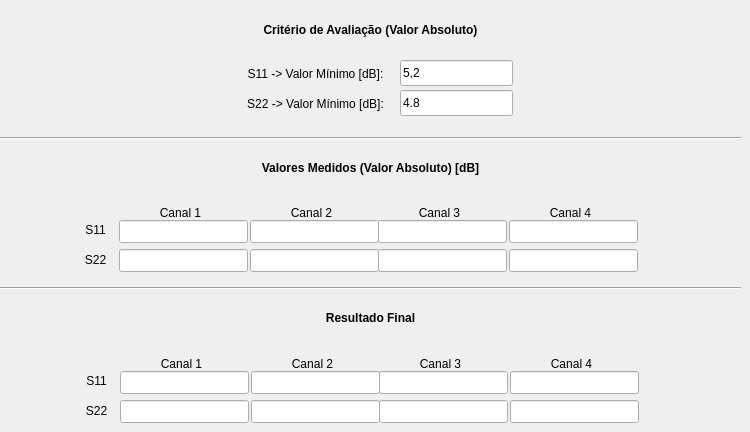
   <widget class="QWidget" name="Tab_Return_Loss">
    <attribute name="title">
     <string>Return Loss</string>
    </attribute>
    <widget class="QLineEdit" name="ret_loss_s22_crit">
     <property name="geometry">
      <rect>
       <x>400</x>
       <y>90</y>
       <width>113</width>
       <height>26</height>
      </rect>
     </property>
     <property name="text">
      <string>4.8</string>
     </property>
    </widget>
    <widget class="QLabel" name="label_95">
     <property name="geometry">
      <rect>
       <x>230</x>
       <y>59</y>
       <width>171</width>
       <height>31</height>
      </rect>
     </property>
     <property name="text">
      <string>&lt;html&gt;&lt;head/&gt;&lt;body&gt;&lt;p align=&quot;center&quot;&gt;S11 -&amp;gt; Valor Mínimo [dB]:&lt;/p&gt;&lt;/body&gt;&lt;/html&gt;</string>
     </property>
    </widget>
    <widget class="QLabel" name="label_96">
     <property name="geometry">
      <rect>
       <x>230</x>
       <y>89</y>
       <width>171</width>
       <height>31</height>
      </rect>
     </property>
     <property name="text">
      <string>&lt;html&gt;&lt;head/&gt;&lt;body&gt;&lt;p align=&quot;center&quot;&gt;S22 -&amp;gt; Valor Mínimo [dB]:&lt;/p&gt;&lt;/body&gt;&lt;/html&gt;</string>
     </property>
    </widget>
    <widget class="QLabel" name="label_97">
     <property name="geometry">
      <rect>
       <x>0</x>
       <y>20</y>
       <width>741</width>
       <height>20</height>
      </rect>
     </property>
     <property name="text">
      <string>&lt;html&gt;&lt;head/&gt;&lt;body&gt;&lt;p align=&quot;center&quot;&gt;&lt;span style=&quot; font-weight:600;&quot;&gt;Critério de Avaliação (Valor Absoluto)&lt;/span&gt;&lt;/p&gt;&lt;/body&gt;&lt;/html&gt;</string>
     </property>
    </widget>
    <widget class="QLineEdit" name="ret_loss_s11_crit">
     <property name="geometry">
      <rect>
       <x>400</x>
       <y>60</y>
       <width>113</width>
       <height>26</height>
      </rect>
     </property>
     <property name="text">
      <string>5,2</string>
     </property>
    </widget>
    <widget class="Line" name="line_15">
     <property name="geometry">
      <rect>
       <x>0</x>
       <y>130</y>
       <width>741</width>
       <height>16</height>
      </rect>
     </property>
     <property name="orientation">
      <enum>Qt::Horizontal</enum>
     </property>
    </widget>
    <widget class="QLabel" name="label_98">
     <property name="geometry">
      <rect>
       <x>120</x>
       <y>200</y>
       <width>121</width>
       <height>26</height>
      </rect>
     </property>
     <property name="text">
      <string>&lt;html&gt;&lt;head/&gt;&lt;body&gt;&lt;p align=&quot;center&quot;&gt;Canal 1&lt;/p&gt;&lt;/body&gt;&lt;/html&gt;</string>
     </property>
    </widget>
    <widget class="QLineEdit" name="ret_loss_s11_ch3_medicao">
     <property name="geometry">
      <rect>
       <x>378</x>
       <y>220</y>
       <width>129</width>
       <height>23</height>
      </rect>
     </property>
    </widget>
    <widget class="QLineEdit" name="ret_loss_s11_ch4_medicao">
     <property name="geometry">
      <rect>
       <x>509</x>
       <y>220</y>
       <width>129</width>
       <height>23</height>
      </rect>
     </property>
    </widget>
    <widget class="QLineEdit" name="ret_loss_s11_ch1_medicao">
     <property name="geometry">
      <rect>
       <x>119</x>
       <y>220</y>
       <width>129</width>
       <height>23</height>
      </rect>
     </property>
    </widget>
    <widget class="QLineEdit" name="ret_loss_s11_ch2_medicao">
     <property name="geometry">
      <rect>
       <x>250</x>
       <y>220</y>
       <width>129</width>
       <height>23</height>
      </rect>
     </property>
    </widget>
    <widget class="QLabel" name="label_99">
     <property name="geometry">
      <rect>
       <x>379</x>
       <y>200</y>
       <width>121</width>
       <height>26</height>
      </rect>
     </property>
     <property name="text">
      <string>&lt;html&gt;&lt;head/&gt;&lt;body&gt;&lt;p align=&quot;center&quot;&gt;Canal 3&lt;/p&gt;&lt;/body&gt;&lt;/html&gt;</string>
     </property>
    </widget>
    <widget class="QLabel" name="label_100">
     <property name="geometry">
      <rect>
       <x>0</x>
       <y>160</y>
       <width>741</width>
       <height>16</height>
      </rect>
     </property>
     <property name="text">
      <string>&lt;html&gt;&lt;head/&gt;&lt;body&gt;&lt;p align=&quot;center&quot;&gt;&lt;span style=&quot; font-weight:600;&quot;&gt;Valores Medidos (Valor Absoluto) [dB]&lt;/span&gt;&lt;/p&gt;&lt;/body&gt;&lt;/html&gt;</string>
     </property>
    </widget>
    <widget class="QLabel" name="label_101">
     <property name="geometry">
      <rect>
       <x>251</x>
       <y>200</y>
       <width>121</width>
       <height>26</height>
      </rect>
     </property>
     <property name="text">
      <string>&lt;html&gt;&lt;head/&gt;&lt;body&gt;&lt;p align=&quot;center&quot;&gt;Canal 2&lt;/p&gt;&lt;/body&gt;&lt;/html&gt;</string>
     </property>
    </widget>
    <widget class="QLabel" name="label_102">
     <property name="geometry">
      <rect>
       <x>510</x>
       <y>200</y>
       <width>121</width>
       <height>26</height>
      </rect>
     </property>
     <property name="text">
      <string>&lt;html&gt;&lt;head/&gt;&lt;body&gt;&lt;p align=&quot;center&quot;&gt;Canal 4&lt;/p&gt;&lt;/body&gt;&lt;/html&gt;</string>
     </property>
    </widget>
    <widget class="QLineEdit" name="ret_loss_s22_ch3_medicao">
     <property name="geometry">
      <rect>
       <x>378</x>
       <y>249</y>
       <width>129</width>
       <height>23</height>
      </rect>
     </property>
    </widget>
    <widget class="QLineEdit" name="ret_loss_s22_ch4_medicao">
     <property name="geometry">
      <rect>
       <x>509</x>
       <y>249</y>
       <width>129</width>
       <height>23</height>
      </rect>
     </property>
    </widget>
    <widget class="QLineEdit" name="ret_loss_s22_ch1_medicao">
     <property name="geometry">
      <rect>
       <x>119</x>
       <y>249</y>
       <width>129</width>
       <height>23</height>
      </rect>
     </property>
    </widget>
    <widget class="QLineEdit" name="ret_loss_s22_ch2_medicao">
     <property name="geometry">
      <rect>
       <x>250</x>
       <y>249</y>
       <width>129</width>
       <height>23</height>
      </rect>
     </property>
    </widget>
    <widget class="QLabel" name="label_103">
     <property name="geometry">
      <rect>
       <x>70</x>
       <y>220</y>
       <width>51</width>
       <height>21</height>
      </rect>
     </property>
     <property name="text">
      <string>&lt;html&gt;&lt;head/&gt;&lt;body&gt;&lt;p align=&quot;center&quot;&gt;S11&lt;/p&gt;&lt;/body&gt;&lt;/html&gt;</string>
     </property>
    </widget>
    <widget class="QLabel" name="label_104">
     <property name="geometry">
      <rect>
       <x>70</x>
       <y>250</y>
       <width>51</width>
       <height>21</height>
      </rect>
     </property>
     <property name="text">
      <string>&lt;html&gt;&lt;head/&gt;&lt;body&gt;&lt;p align=&quot;center&quot;&gt;S22&lt;/p&gt;&lt;/body&gt;&lt;/html&gt;</string>
     </property>
    </widget>
    <widget class="Line" name="line_16">
     <property name="geometry">
      <rect>
       <x>0</x>
       <y>280</y>
       <width>741</width>
       <height>16</height>
      </rect>
     </property>
     <property name="orientation">
      <enum>Qt::Horizontal</enum>
     </property>
    </widget>
    <widget class="QLabel" name="label_105">
     <property name="geometry">
      <rect>
       <x>0</x>
       <y>310</y>
       <width>741</width>
       <height>16</height>
      </rect>
     </property>
     <property name="text">
      <string>&lt;html&gt;&lt;head/&gt;&lt;body&gt;&lt;p align=&quot;center&quot;&gt;&lt;span style=&quot; font-weight:600;&quot;&gt;Resultado Final&lt;/span&gt;&lt;/p&gt;&lt;/body&gt;&lt;/html&gt;</string>
     </property>
    </widget>
    <widget class="QLineEdit" name="ret_loss_s22_ch2_resultado">
     <property name="geometry">
      <rect>
       <x>251</x>
       <y>400</y>
       <width>129</width>
       <height>23</height>
      </rect>
     </property>
    </widget>
    <widget class="QLineEdit" name="ret_loss_s11_ch3_resultado">
     <property name="geometry">
      <rect>
       <x>379</x>
       <y>371</y>
       <width>129</width>
       <height>23</height>
      </rect>
     </property>
    </widget>
    <widget class="QLabel" name="label_106">
     <property name="geometry">
      <rect>
       <x>511</x>
       <y>351</y>
       <width>121</width>
       <height>26</height>
      </rect>
     </property>
     <property name="text">
      <string>&lt;html&gt;&lt;head/&gt;&lt;body&gt;&lt;p align=&quot;center&quot;&gt;Canal 4&lt;/p&gt;&lt;/body&gt;&lt;/html&gt;</string>
     </property>
    </widget>
    <widget class="QLabel" name="label_107">
     <property name="geometry">
      <rect>
       <x>252</x>
       <y>351</y>
       <width>121</width>
       <height>26</height>
      </rect>
     </property>
     <property name="text">
      <string>&lt;html&gt;&lt;head/&gt;&lt;body&gt;&lt;p align=&quot;center&quot;&gt;Canal 2&lt;/p&gt;&lt;/body&gt;&lt;/html&gt;</string>
     </property>
    </widget>
    <widget class="QLineEdit" name="ret_loss_s11_ch4_resultado">
     <property name="geometry">
      <rect>
       <x>510</x>
       <y>371</y>
       <width>129</width>
       <height>23</height>
      </rect>
     </property>
    </widget>
    <widget class="QLabel" name="label_108">
     <property name="geometry">
      <rect>
       <x>71</x>
       <y>401</y>
       <width>51</width>
       <height>21</height>
      </rect>
     </property>
     <property name="text">
      <string>&lt;html&gt;&lt;head/&gt;&lt;body&gt;&lt;p align=&quot;center&quot;&gt;S22&lt;/p&gt;&lt;/body&gt;&lt;/html&gt;</string>
     </property>
    </widget>
    <widget class="QLabel" name="label_109">
     <property name="geometry">
      <rect>
       <x>121</x>
       <y>351</y>
       <width>121</width>
       <height>26</height>
      </rect>
     </property>
     <property name="text">
      <string>&lt;html&gt;&lt;head/&gt;&lt;body&gt;&lt;p align=&quot;center&quot;&gt;Canal 1&lt;/p&gt;&lt;/body&gt;&lt;/html&gt;</string>
     </property>
    </widget>
    <widget class="QLineEdit" name="ret_loss_s22_ch4_resultado">
     <property name="geometry">
      <rect>
       <x>510</x>
       <y>400</y>
       <width>129</width>
       <height>23</height>
      </rect>
     </property>
    </widget>
    <widget class="QLabel" name="label_110">
     <property name="geometry">
      <rect>
       <x>71</x>
       <y>371</y>
       <width>51</width>
       <height>21</height>
      </rect>
     </property>
     <property name="text">
      <string>&lt;html&gt;&lt;head/&gt;&lt;body&gt;&lt;p align=&quot;center&quot;&gt;S11&lt;/p&gt;&lt;/body&gt;&lt;/html&gt;</string>
     </property>
    </widget>
    <widget class="QLineEdit" name="ret_loss_s11_ch1_resultado">
     <property name="geometry">
      <rect>
       <x>120</x>
       <y>371</y>
       <width>129</width>
       <height>23</height>
      </rect>
     </property>
    </widget>
    <widget class="QLineEdit" name="ret_loss_s22_ch3_resultado">
     <property name="geometry">
      <rect>
       <x>379</x>
       <y>400</y>
       <width>129</width>
       <height>23</height>
      </rect>
     </property>
    </widget>
    <widget class="QLabel" name="label_111">
     <property name="geometry">
      <rect>
       <x>380</x>
       <y>351</y>
       <width>121</width>
       <height>26</height>
      </rect>
     </property>
     <property name="text">
      <string>&lt;html&gt;&lt;head/&gt;&lt;body&gt;&lt;p align=&quot;center&quot;&gt;Canal 3&lt;/p&gt;&lt;/body&gt;&lt;/html&gt;</string>
     </property>
    </widget>
    <widget class="QLineEdit" name="ret_loss_s11_ch2_resultado">
     <property name="geometry">
      <rect>
       <x>251</x>
       <y>371</y>
       <width>129</width>
       <height>23</height>
      </rect>
     </property>
    </widget>
    <widget class="QLineEdit" name="ret_loss_s22_ch1_resultado">
     <property name="geometry">
      <rect>
       <x>120</x>
       <y>400</y>
       <width>129</width>
       <height>23</height>
      </rect>
     </property>
    </widget>
   </widget>
